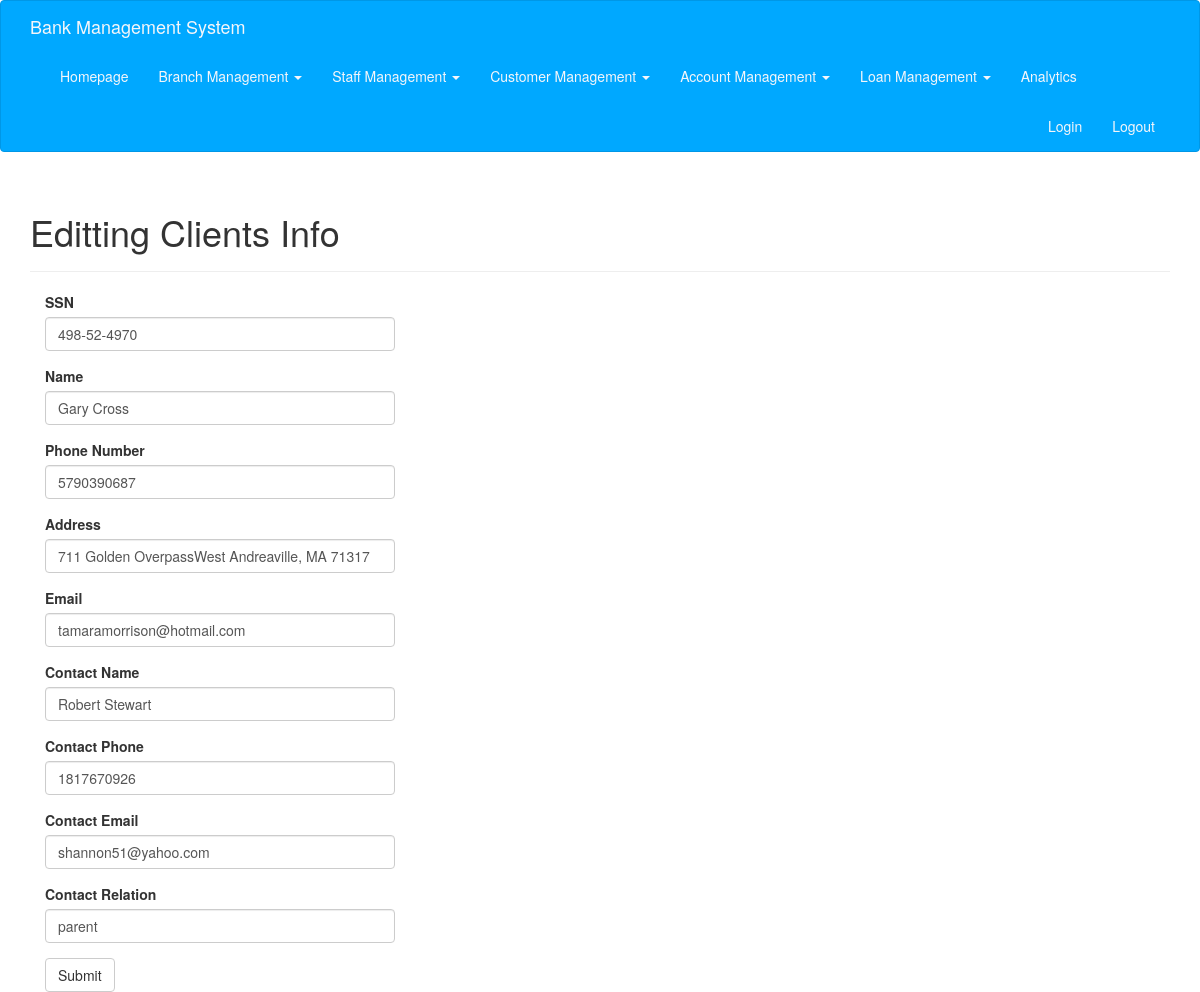
Before: /client_edit/498-52-4970 (signed in) with the older database file.
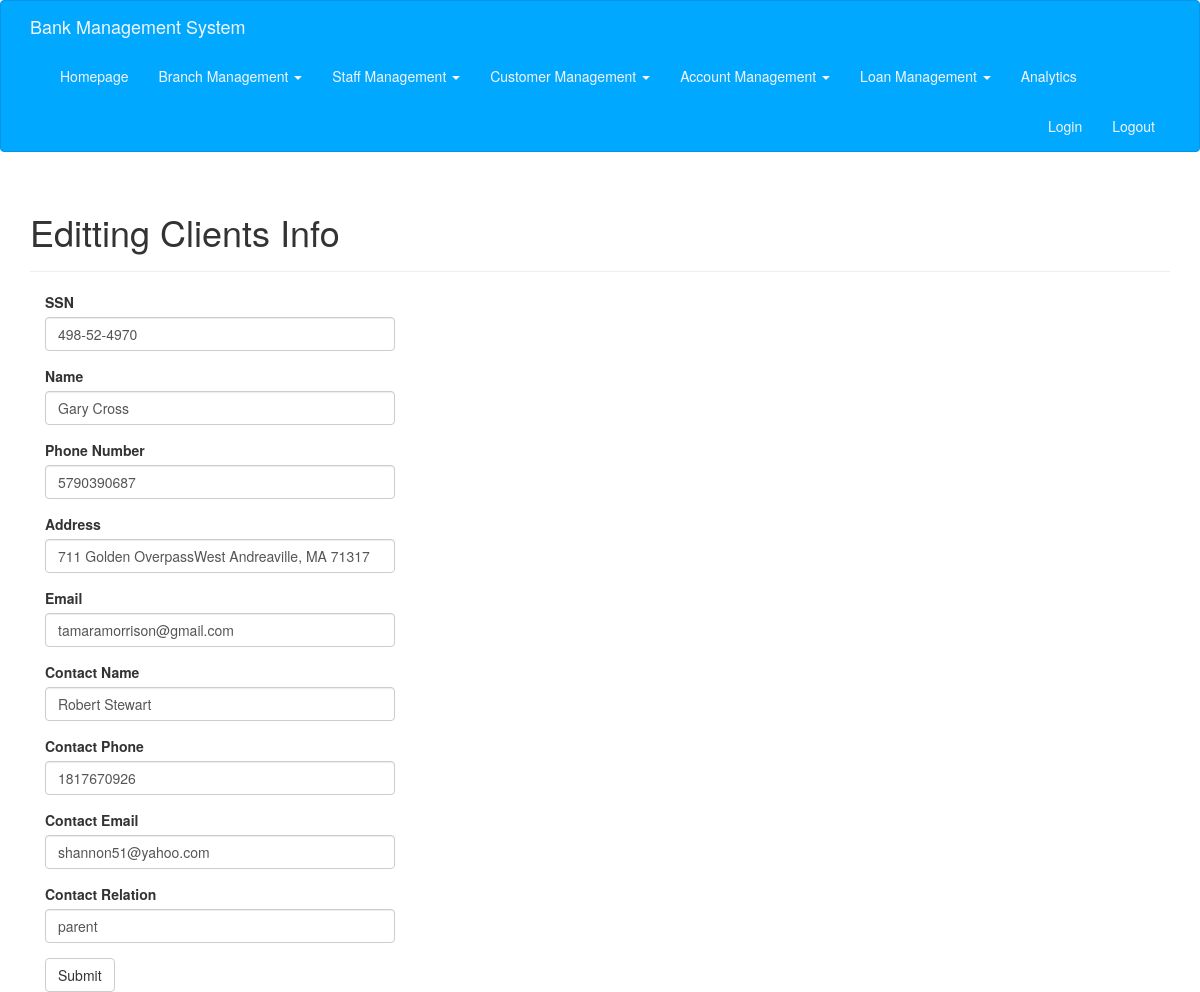
After: the same page with the newer database file.
### app/models.py (models this page shows)
class Client(db.Model):
    __tablename__ = 'clients'
    id = db.Column(db.String(20), primary_key=True)
    name = db.Column(db.String(20))
    phone = db.Column(db.String(15))
    address = db.Column(db.String(256))
    email = db.Column(db.String(30), default='')
    contact_name = db.Column(db.String(20))
    contact_phone = db.Column(db.String(15), default='')
    contact_email = db.Column(db.String(30), default='')
    contact_relation = db.Column(
        db.String(40), default='Prefer not to disclose')
    loans = db.relationship(
        'HasLoan',
        foreign_keys=[HasLoan.client_id],
        backref=db.backref('client', lazy='joined'),
        lazy='dynamic',
        cascade='all, delete-orphan'
    )
    saving_accounts = db.relationship(
        'ClientSaving',
        foreign_keys=[ClientSaving.client_id],
        backref=db.backref('client', lazy='joined'),
        lazy='dynamic',
        cascade='all, delete-orphan'
    )
    check_accounts = db.relationship(
        'ClientCheck',
        foreign_keys=[ClientCheck.client_id],
        backref=db.backref('client', lazy='joined'),
        lazy='dynamic',
        cascade='all, delete-orphan'
    )

### app/main/views.py (the view, shortened to what this page needs)
@main.route('/client_edit/<string:client_id>', methods=['GET', 'POST'])
@login_required
def client_edit(client_id):
    form = ClientEditForm()
    if client_id != 'create':
        client = Client.query.filter_by(id=client_id).first_or_404()
        form.id.data = client.id
        form.name.data = client.name
        form.phone.data = client.phone
        form.address.data = client.address
        form.email.data = client.email
        form.contact_name.data = client.contact_name
        form.contact_phone.data = client.contact_phone
        form.contact_email.data = client.contact_email
        form.contact_relation.data = client.contact_relation
    return render_template('client_edit.html', form=form)

### app/main/forms.py
class ClientEditForm(FlaskForm):
    id = StringField("SSN", validators=[
        InputRequired(),
        Regexp(r'^(?!000|.+0{4})(?:\d{9}|\d{3}-\d{2}-\d{4})$', 0,
            "SSN is invalid")
    ])
    name = StringField("Name", validators=[InputRequired()])
    phone = StringField("Phone Number", validators=[InputRequired()])
    address = StringField("Address", validators=[InputRequired()])
    email = StringField("Email", validators=[Optional(), Email()])
    contact_name = StringField("Contact Name", validators=[InputRequired()])
    contact_phone = StringField("Contact Phone")
    contact_email = StringField("Contact Email", validators=[Optional(), Email()])
    contact_relation = StringField("Contact Relation")
    submit = SubmitField("Submit")

### app/models.py (called while the page is built)
@login_manager.user_loader
def load_user(user_id):
    return SystemUser.query.get(user_id)

### app/templates/client_edit.html (shortened to what this page needs)
{% extends "base.html" %}
{% import "bootstrap/wtf.html" as wtf %}
{% block page_content %}
<div class="page-header">
    <h1>Editting Clients Info</h1>
</div>
<div class="col-md-4">
    {{ wtf.quick_form(form) }}
</div>
{% endblock %}

Changed rows visible on the page:
changed Client "Gary Cross": email "tamaramorrison@hotmail.com" → "tamaramorrison@gmail.com"
